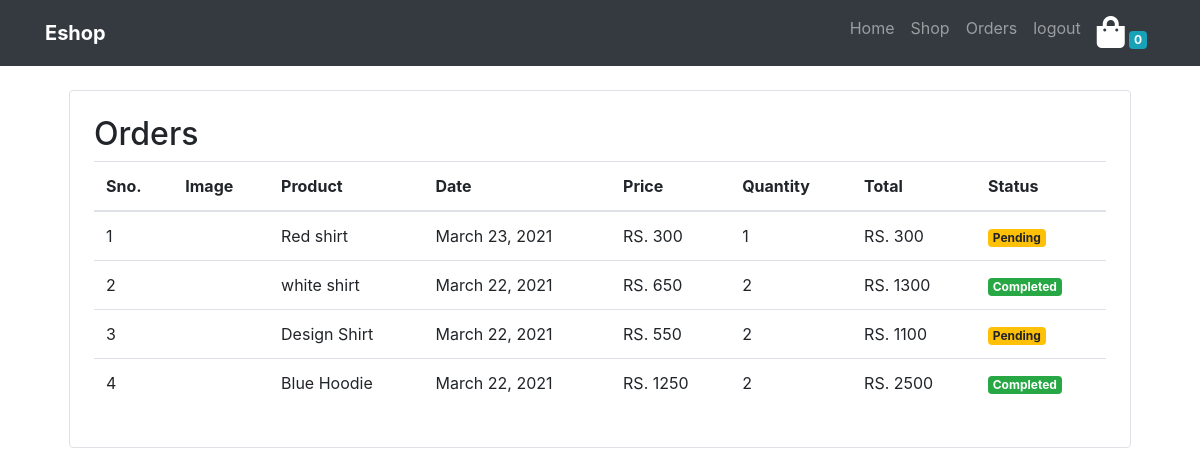
Page /orders (signed in) on the committed database.
### Shop/models/orders.py (models this page shows, shortened)
class Orders(models.Model):
    product = models.ForeignKey(Product, on_delete=models.CASCADE)
    customer = models.ForeignKey(Customer, on_delete=models.CASCADE)
    quantity = models.IntegerField(default=1)
    price = models.IntegerField()
    address = models.CharField(max_length=100, default='', blank=True)
    phone = models.CharField(max_length=20, default='', blank=True)
    date = models.DateField(default=datetime.datetime.today)
    status = models.BooleanField(default=False)
    @staticmethod
    def get_orders_by_customerid(customerid):
        return Orders.objects.filter(customer=customerid).order_by('-date')

### Shop/models/product.py (models this page shows, shortened)
class Product(models.Model):
    name = models.CharField(max_length=50)
    price = models.IntegerField(default=0)
    description = models.CharField(max_length=200, default='')
    category = models.ForeignKey(Category, on_delete=models.CASCADE, default=1)
    image = models.ImageField(upload_to='uploads/products/')

### Shop/middlewares/auth.py (the view)
    def middleware(request):
        return_url = request.META['PATH_INFO']
        if not request.session.get('customer_id'):
            return redirect(f'login?return_url={return_url}')
        response = get_response(request)
        return response

### Shop/templatetags/custom_filter.py (called while the page is built)
@register.filter(name='currency')
def currency(number):
    return 'RS. '+str(number)

@register.filter(name='multiply')
def multiply(number, number1):
    return number*number1

### Shop/views.py (called while the page is built)
def ordersView(request):
    if request.method == 'GET':
        customer = request.session.get('customer_id')
        order = Orders.get_orders_by_customerid(customer)
        return render(request, "orders.html", {'orders': order})

### Shop/templates/orders.html
{% extends 'base.html'%}
{% block content%}
{% load cart %}
{% load custom_filter %}
<div class="container">
  <div class="border rounded p-4 m-4">
      <h2>Orders</h2>
    <div class="table-responsive">
        <table class="table">
    <thead>
      <tr>
        <th>Sno.</th>
          <th>Image</th>
        <th>Product</th>
        <th>Date</th>
        <th>Price</th>
          <th>Quantity</th>
          <th>Total</th>
        <th>Status</th>
      </tr>
    </thead>
    <tbody>
    {% for order in orders%}
      <tr>
        <td>{{forloop.counter}}</td>
          <td><img src="{{order.product.image.url}}" alt="" style="height:80px"></td>
        <td>{{order.product.name}}</td>
        <td>{{order.date}}</td>
        <td>{{order.price|currency}}</td>
          <td>{{order.quantity}}</td>
          <td>{{order.quantity|multiply:order.price|currency}}</td>
          {% if order.status %}
            <td><small class="badge badge-success">Completed</small></td>
          {% else %}
           <td><small class="badge badge-warning">Pending</small></td>
        {% endif %}
      </tr>
    {% endfor %}
    </tbody>
  </table>
    </div>
  </div>
</div>
{% endblock%}

### Shop/templates/base.html (shortened to what this page needs)
<!doctype html>
<html lang="en">
  <head>
    <link rel="stylesheet" href="https://maxcdn.bootstrapcdn.com/bootstrap/4.0.0/css/bootstrap.min.css">
    <link rel="stylesheet" href="https://pro.fontawesome.com/releases/v5.10.0/css/all.css"/>
  </head>
  <body>
  <nav class="navbar navbar-expand-lg navbar-dark bg-dark">
  <div class="container">
      <a class="navbar-brand" href="#"><b>Eshop</b></a>
  <div class="collapse navbar-collapse" id="navbarSupportedContent">
    <ul class="navbar-nav ml-auto">
      <li class="nav-item ">
        <a class="nav-link" href="#">Home</a>
      </li>
      <li class="nav-item">
        <a class="nav-link" href="/">Shop</a>
      </li>
      {% if request.session.customer_id %}
      <li class="nav-item">
        <a class="nav-link" href="/orders">Orders</a>
      </li>
      <li class="nav-item">
        <a class="nav-link" href="/logout">logout</a>
      </li>
      {% endif%}
      <li class="nav-item">
        <a class="nav-link" href="/cart"><i class="fas fa-shopping-bag text-white fa-2x"></i> <span class="badge badge-info">{{request.session.cart.keys|length}}</span>
  <span class="sr-only">items</span></a>
      </li>
    </ul>
  </div>
  </div>
</nav>
  {% block content%}{% endblock%}
  </body>
</html>

### rows in the picture
Orders: product.name "Red shirt", date "March 23, 2021", price "RS. 300", quantity "1", quantity|multiply "RS. 300", status "Pending"
Orders: product.name "white shirt", date "March 22, 2021", price "RS. 650", quantity "2", quantity|multiply "RS. 1300", status "Completed"
Orders: product.name "Design Shirt", date "March 22, 2021", price "RS. 550", quantity "2", quantity|multiply "RS. 1100", status "Pending"
Orders: product.name "Blue Hoodie", date "March 22, 2021", price "RS. 1250", quantity "2", quantity|multiply "RS. 2500", status "Completed"

### other values in the picture
{{ request.session.cart.keys|length }} "0"
